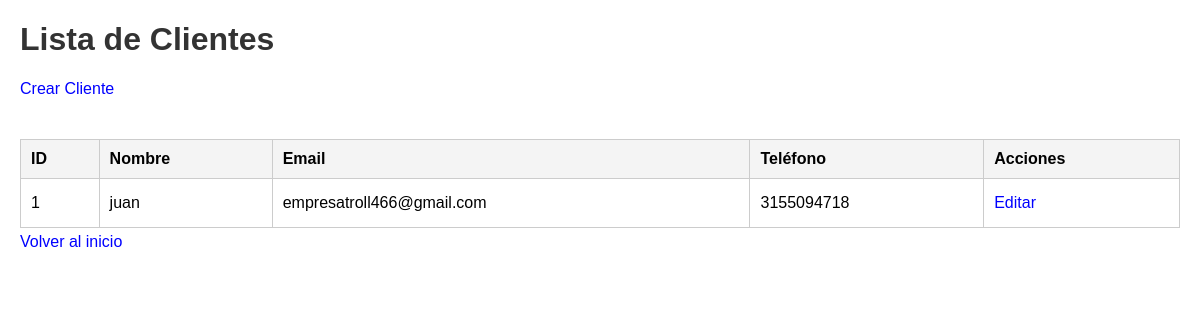
/listar_clientes, run on the app's committed database.
### models.py (models this page shows)
class Cliente(db.Model):
    __tablename__ = 'clientes'
    id = db.Column(db.Integer, primary_key=True)
    nombre = db.Column(db.String(100), nullable=False)
    telefono = db.Column(db.String(20), nullable=False)
    email = db.Column(db.String(120), nullable=False)

### app.py (the view)
@app.route('/listar_clientes')
def listar_clientes():
    clientes = Cliente.query.all()
    return render_template('listar_clientes.html', clientes=clientes)

### templates/listar_clientes.html (shortened to what this page needs)
<!DOCTYPE html>
<html lang="es">
<head>
    <link rel="stylesheet" href="{{ url_for('static', filename='styles.css') }}">
</head>
<body>
    <h1>Lista de Clientes</h1>
    <a href="{{ url_for('agregar_cliente') }}">Crear Cliente</a><br><br>
    <table>
        <thead>
            <tr>
                <th>ID</th>
                <th>Nombre</th>
                <th>Email</th>
                <th>Teléfono</th>
                <th>Acciones</th>
            </tr>
        </thead>
        <tbody>
            {% for cliente in clientes %}
            <tr>
                <td>{{ cliente.id }}</td>
                <td>{{ cliente.nombre }}</td>
                <td>{{ cliente.email }}</td>
                <td>{{ cliente.telefono }}</td>
                <td>
                    <a href="{{ url_for('editar_cliente', id=cliente.id) }}" class="btn btn-primary">Editar</a>
                </td>
            </tr>
            {% endfor %}
        </tbody>
    </table>
    <a href="{{ url_for('index') }}">Volver al inicio</a>
</body>
</html>

### static/styles.css (style rules this page uses)
body { font-family: Arial, sans-serif; margin: 20px; }
h1 { color: #333; }
a { display: block; margin: 5px 0; color: blue; text-decoration: none; }
table { width: 100%; border-collapse: collapse; }
th, td { border: 1px solid #ccc; padding: 10px; text-align: left; }
th { background-color: #f4f4f4; }

### data on the page
Cliente: id "1", nombre "juan", email "empresatroll466@gmail.com", telefono "3155094718"
